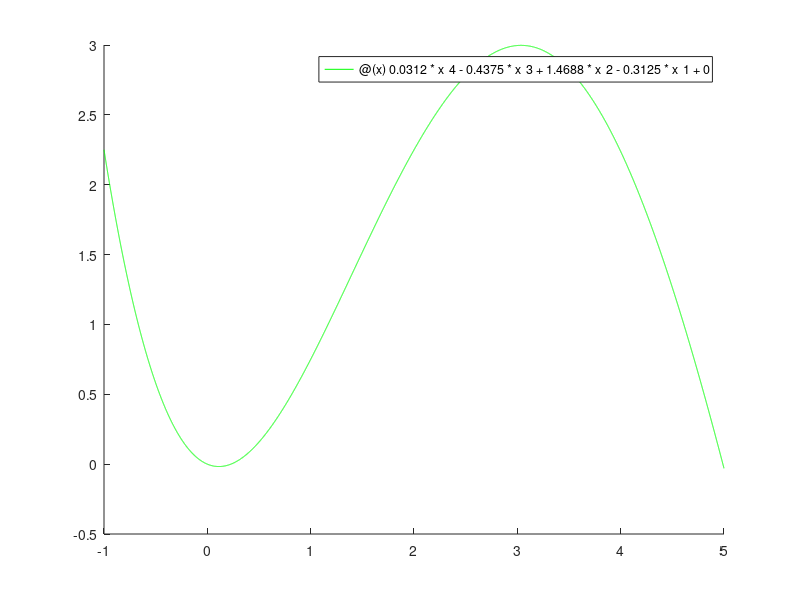

Here is the MATLAB script that generated this plot:
clc;
clear;
close all;

funcion = @(x) 3*(sin((pi*x)/6))^2;
p_newton = @(x) 0+0.75*(x+0)+0.375*(x+0)*(x-1)-0.25*(x+0)*(x-1)*(x-2)+0.03125*(x+0)*(x-1)*(x-2)*(x-3);
p_lagrange = @(x) 0.0312*x^4- 0.4375*x^3 + 1.4688*x^2 - 0.3125*x^1 + 0;

grid on
hold on
%fplot(funcion,[-1 5],'r')
%fplot(p_newton,[-1 5],'b')
fplot(p_lagrange,[-1 5],'g')
grid off